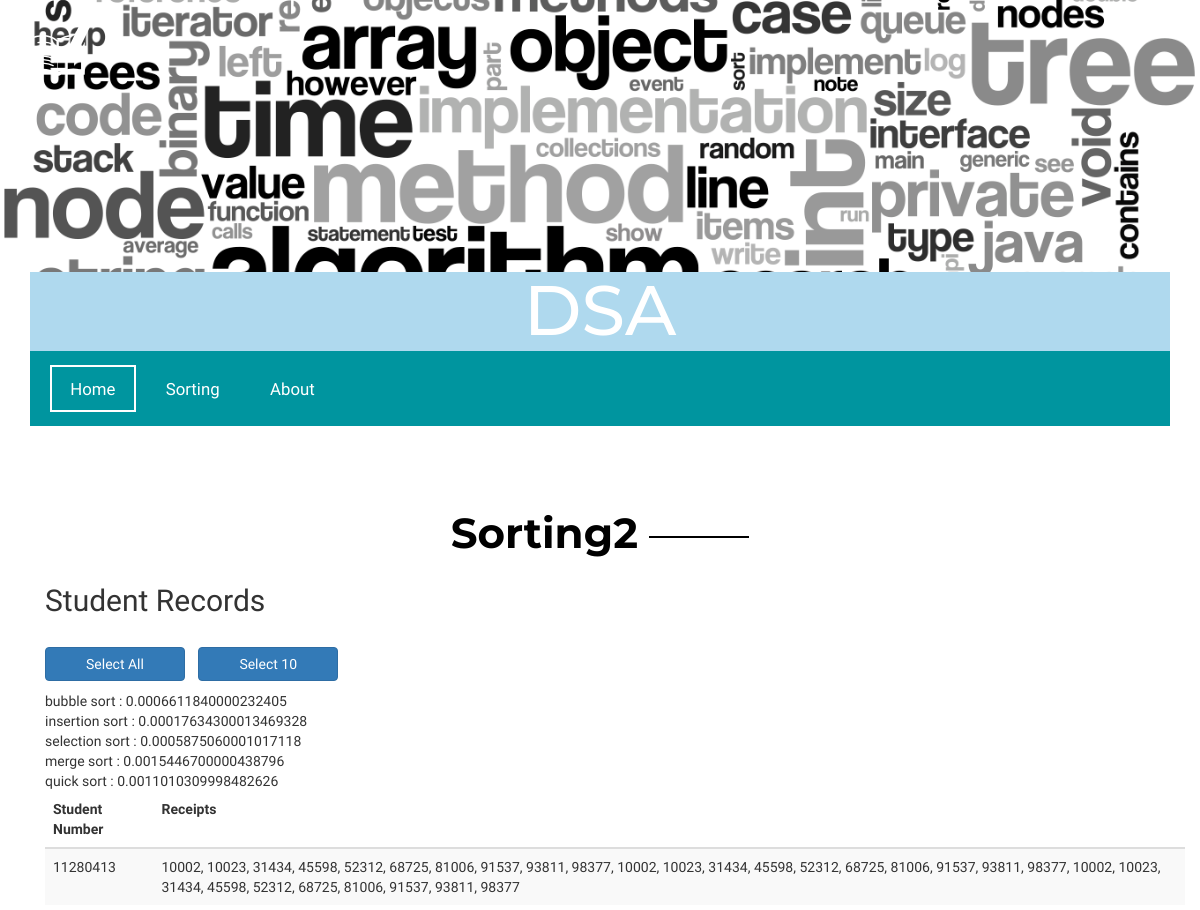
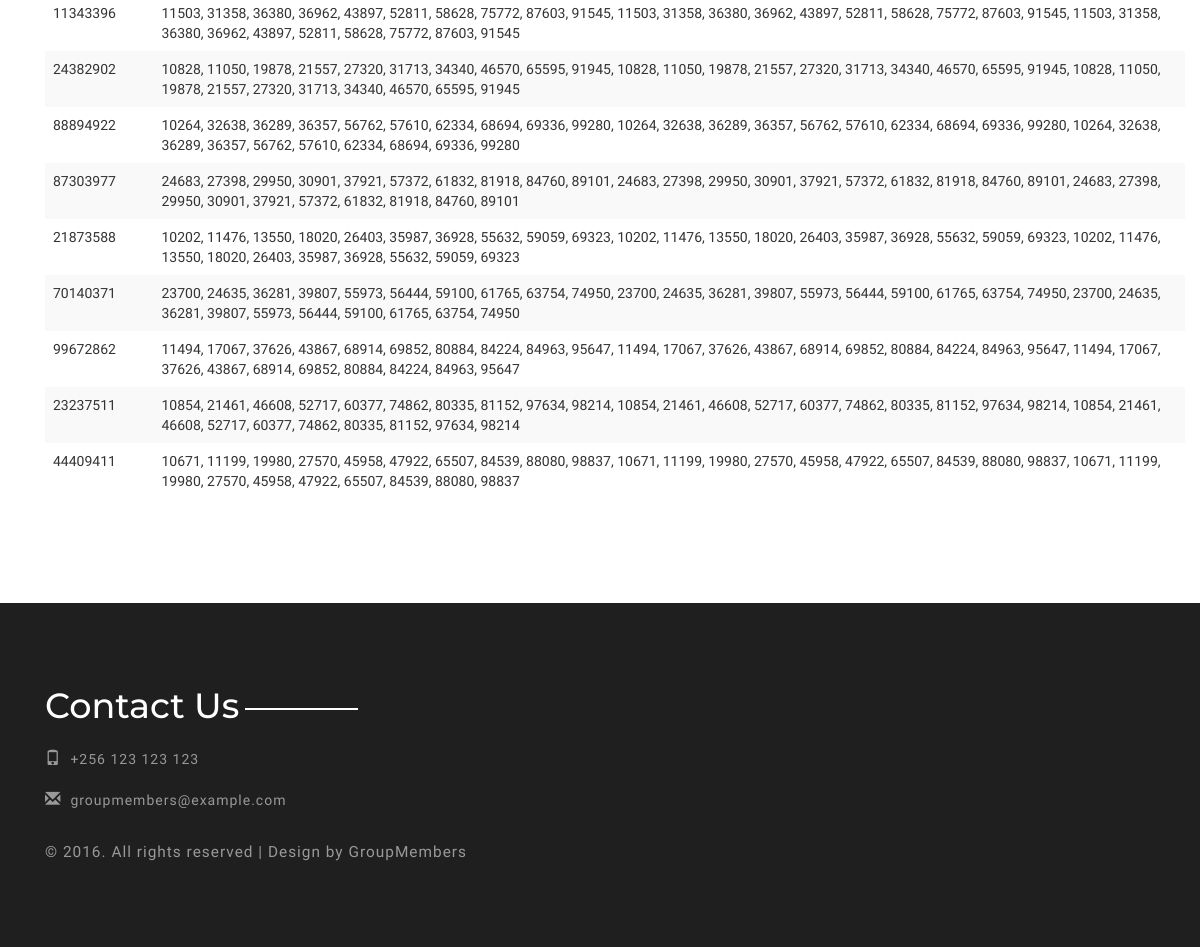
Page /sorted_receipt/251/ on the committed database (2 pictures, top to bottom).
### myapp/models.py (models this page shows)
class Student(models.Model):
    name = models.CharField(max_length=200)
    def __unicode__(self):
        return self.name

### myapp/views.py (the view)
# urls.py: url(r'^sorted_receipt/(?P<pk>[-\w]+)/', views.sorted_receipt, name='sorted_receipt'),
def sorted_receipt(request, pk):
    if int(pk) == 1:
        print("value" + pk)
        students = Student.objects.all()
        timelist = select_all(students)
    else:
        print("value" + pk)
        students = Student.objects.all()[:10]
        timelist = select_ten(students)
    receipts_list = []
    for x in range(students.count()):
        receipts_list.append(', '.join(map(str, SortedReceipt.objects.filter(student_id=students[x].id))))
    title = ['bubble sort', 'insertion sort', 'selection sort', 'merge sort', 'quick sort']
    data = zip(students, receipts_list)
    graph_data = zip(title, timelist)
    print("sortedreceipt")
    print(receipts_list)
    return render(request, 'sorted.html', {
        'data': data,
        'timelist': timelist,
        'title': title,
        'graph_data': graph_data
    })

### myapp/models.py (called while the page is built)
    def __unicode__(self):
        return str(self.number)

    def __unicode__(self):
        return str(self.number)

### myapp/views.py (called while the page is built)
def bubble_sort(alist):
    for passnum in range(len(alist) - 1, 0, -1):
        for i in range(passnum):
            if alist[i] > alist[i + 1]:
                temp = alist[i]
                alist[i] = alist[i + 1]
                alist[i + 1] = temp

def insertion_sort(alist):
    for index in range(1, len(alist)):
        current_value = alist[index]
        position = index
        while position > 0 and alist[position - 1] > current_value:
            alist[position] = alist[position - 1]
            position -= 1
        alist[position] = current_value

def selection_sort(alist):
    for fill_slot in range(len(alist) - 1, 0, -1):
        position_of_max = 0
        for location in range(1, fill_slot + 1):
            if alist[location] > alist[position_of_max]:
                position_of_max = location
        temp = alist[fill_slot]
        alist[fill_slot] = alist[position_of_max]
        alist[position_of_max] = temp

def merge_sort(alist):
    print("Splitting ", alist)
    if len(alist) > 1:
        mid = len(alist) // 2
        lefthalf = alist[:mid]
        righthalf = alist[mid:]
        merge_sort(lefthalf)
        merge_sort(righthalf)
        i = 0
        j = 0
        k = 0
        while i < len(lefthalf) and j < len(righthalf):
            if lefthalf[i] < righthalf[j]:
                alist[k] = lefthalf[i]
                i += 1
            else:
                alist[k] = righthalf[j]
                j += 1
            k += 1
        while i < len(lefthalf):
            alist[k] = lefthalf[i]
            i += 1
            k += 1
        while j < len(righthalf):
            alist[k] = righthalf[j]
            j += 1
            k += 1
    print("Merging ", alist)

def quick_sort(alist):
    quickSortHelper(alist, 0, len(alist) - 1)

def quickSortHelper(alist, first, last):
    if first < last:
        splitpoint = partition(alist, first, last)
        quickSortHelper(alist, first, splitpoint - 1)
        quickSortHelper(alist, splitpoint + 1, last)

### templates/sorted.html (shortened to what this page needs)
{% extends 'base2.html' %}
{% load static %}
{% block head %}
    {{ block.super }}
    <link href="{% static 'css/index.css' %}" rel="stylesheet" type="text/css" media="all"/>
{% endblock %}
{% block content %}
    <div class="gallery">
        <div class="container">
            <div class="gallery-top">
                <h2>Sorting2</h2>
            </div>
            <div class="container">
                <h2 style="margin-bottom: 30px">Student Records</h2>
                <a href="{% url 'sorted_receipt' pk=1 %}">
                    <button type="button" class="btn btn-primary button-padding">Select All</button>
                </a>
                <a href="{% url 'sorted_receipt' pk=2 %}">
                    <button type="button" class="btn btn-primary button-padding">Select 10</button>
                </a>
                {% for gdata in graph_data %}
                    <p>{{ gdata.0 }} : {{ gdata.1 }}</p>
                {% endfor %}
                <table class="table table-striped">
                    <thead>
                    <tr>
                        <th>Student Number</th>
                        <th>Receipts</th>
                    </tr>
                    </thead>
                    <tbody>
                    {% for item in data %}
                        <tr>
                            <td>{{ item.0 }}</td>
                            <td>{{ item.1 }}</td>
                        </tr>
                    {% endfor %}
                    </tbody>
                </table>
            </div>
        </div>
    </div>
{% endblock %}

### myapp/static/css/style.css (style rules this page uses)
body { background:#fff; font-family: 'Catamaran', sans-serif; }
body a { transition: 0.5s all; -webkit-transition: 0.5s all; -o-transition: 0.5s all; -moz-transition: 0.5s all; -ms-transition: 0.5s all; }
h1,h2,h3,h4,h5,h6,label,p { margin:0; }
.gallery { padding:6em 0; }
.gallery-top h2 { font-size: 3em; color: #000; margin-bottom: 0.5em; font-weight: bold; text-align: center; font-family: 'Montserrat', sans-serif; }
.gallery-top h2:after { content: ""; display: inline-block; width: 100px; height: 2px; background-color: #000; vertical-align: middle; margin-left: 1%; }
.gallery-top { margin-bottom:2em; }
.table > thead > tr > th, .table > tbody > tr > th, .table > tfoot > tr > th, .table > thead > tr > td, .table > tbody > tr > td, .table > tfoot > tr > td { padding: 8px; line-height: 1.42857143; vertical-align: top; border-top: none; }

### templates/sorted.html (style rules this page uses)
.button-padding { padding-left: 40px; padding-right: 40px; margin-bottom: 10px; margin-right: 10px }

### rows in the picture
Student: name "11280413", item "10002, 10023, 31434, 45598, 52312, 68725, 81006, 91537, 93811, 98377, 10002, 10023, 31434, 45598, 52312, 68725, 81006, 91537, 93811, 98377, 10002, 10023, 31434, 45598, 52312, 68725, 81006, 91537, 93811, 98377"
Student: name "11343396", item "11503, 31358, 36380, 36962, 43897, 52811, 58628, 75772, 87603, 91545, 11503, 31358, 36380, 36962, 43897, 52811, 58628, 75772, 87603, 91545, 11503, 31358, 36380, 36962, 43897, 52811, 58628, 75772, 87603, 91545"
Student: name "24382902", item "10828, 11050, 19878, 21557, 27320, 31713, 34340, 46570, 65595, 91945, 10828, 11050, 19878, 21557, 27320, 31713, 34340, 46570, 65595, 91945, 10828, 11050, 19878, 21557, 27320, 31713, 34340, 46570, 65595, 91945"
Student: name "88894922", item "10264, 32638, 36289, 36357, 56762, 57610, 62334, 68694, 69336, 99280, 10264, 32638, 36289, 36357, 56762, 57610, 62334, 68694, 69336, 99280, 10264, 32638, 36289, 36357, 56762, 57610, 62334, 68694, 69336, 99280"
Student: name "87303977", item "24683, 27398, 29950, 30901, 37921, 57372, 61832, 81918, 84760, 89101, 24683, 27398, 29950, 30901, 37921, 57372, 61832, 81918, 84760, 89101, 24683, 27398, 29950, 30901, 37921, 57372, 61832, 81918, 84760, 89101"
Student: name "21873588", item "10202, 11476, 13550, 18020, 26403, 35987, 36928, 55632, 59059, 69323, 10202, 11476, 13550, 18020, 26403, 35987, 36928, 55632, 59059, 69323, 10202, 11476, 13550, 18020, 26403, 35987, 36928, 55632, 59059, 69323"
Student: name "70140371", item "23700, 24635, 36281, 39807, 55973, 56444, 59100, 61765, 63754, 74950, 23700, 24635, 36281, 39807, 55973, 56444, 59100, 61765, 63754, 74950, 23700, 24635, 36281, 39807, 55973, 56444, 59100, 61765, 63754, 74950"
Student: name "99672862", item "11494, 17067, 37626, 43867, 68914, 69852, 80884, 84224, 84963, 95647, 11494, 17067, 37626, 43867, 68914, 69852, 80884, 84224, 84963, 95647, 11494, 17067, 37626, 43867, 68914, 69852, 80884, 84224, 84963, 95647"
Student: name "23237511", item "10854, 21461, 46608, 52717, 60377, 74862, 80335, 81152, 97634, 98214, 10854, 21461, 46608, 52717, 60377, 74862, 80335, 81152, 97634, 98214, 10854, 21461, 46608, 52717, 60377, 74862, 80335, 81152, 97634, 98214"
Student: name "44409411", item "10671, 11199, 19980, 27570, 45958, 47922, 65507, 84539, 88080, 98837, 10671, 11199, 19980, 27570, 45958, 47922, 65507, 84539, 88080, 98837, 10671, 11199, 19980, 27570, 45958, 47922, 65507, 84539, 88080, 98837"

### other values in the picture
{{ gdata.0 }} "bubble sort" "insertion sort" "selection sort" "merge sort" "quick sort"
{{ gdata.1 }} "0.0006611840000232405" "0.00017634300013469328" "0.0005875060001017118" "0.0015446700000438796" "0.0011010309998482626"
